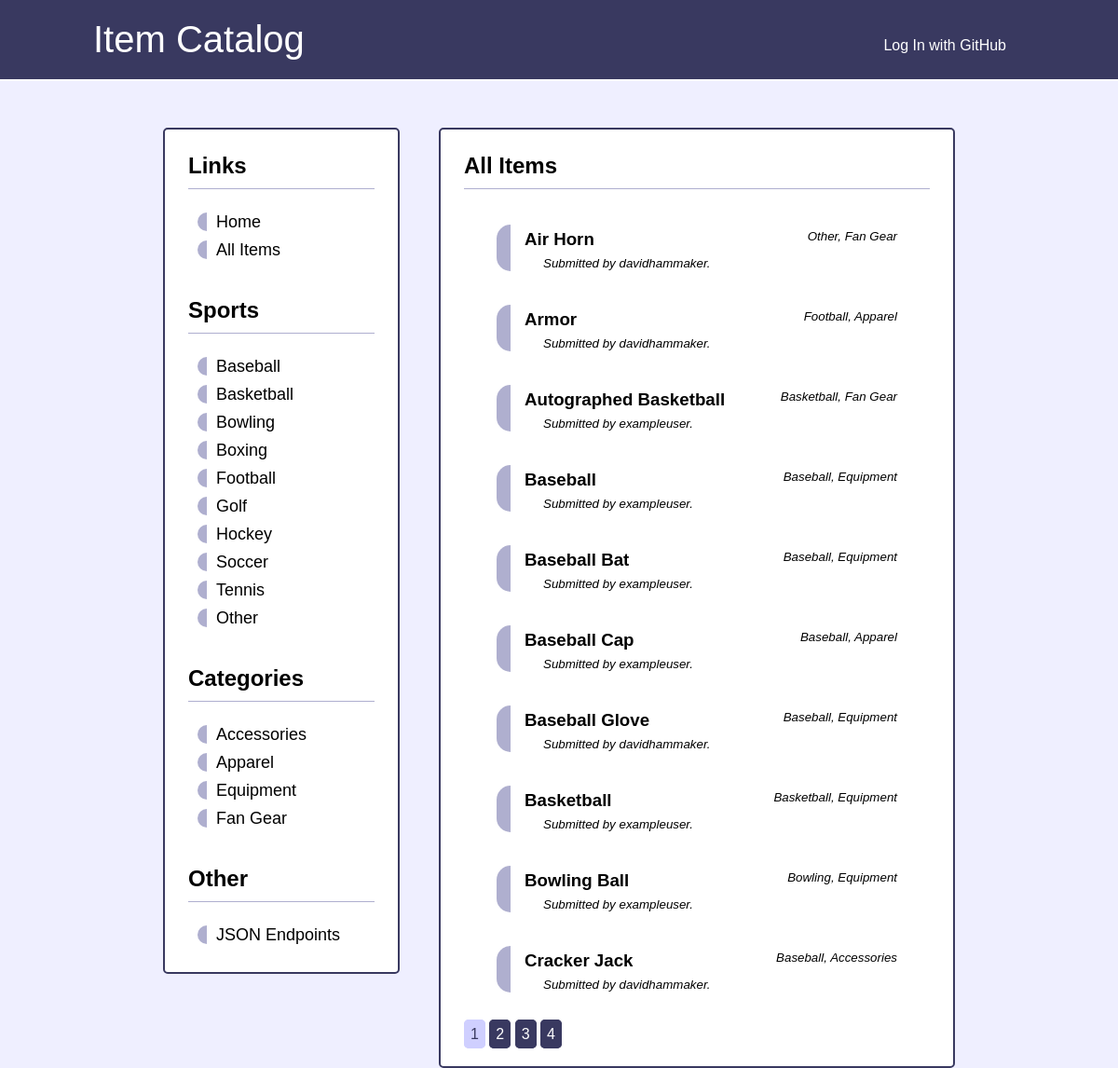
Screenshot of /all with the database file from the repository.
### item_catalog/models.py (models this page shows, shortened)
class Item(db.Model):
    id = db.Column(db.Integer, primary_key=True)
    name = db.Column(db.String(256), nullable=False)
    sport = db.Column(db.String(256), nullable=False)
    category = db.Column(db.String(256), nullable=False)
    description = db.Column(db.String(1024), nullable=False)
    date = db.Column(db.DateTime, default=datetime.utcnow, nullable=False)
    private = db.Column(db.Boolean, default=0, nullable=False)
    user_id = db.Column(db.Integer, db.ForeignKey('user.id'), nullable=False)

class User(db.Model, UserMixin):
    id = db.Column(db.Integer, primary_key=True)
    username = db.Column(db.String(256), nullable=False, unique=True)
    email = db.Column(db.String(256), unique=True)
    name = db.Column(db.String(256))
    items = db.relationship('Item', backref='user', lazy=True)

### item_catalog/main/views.py (the view)
@main.route('/all')
def all_items():
    page = request.args.get('page', 1, type=int)
    if current_user.is_authenticated:
        private_items = Item.query.filter_by(private=True, user=current_user)
        public_items = Item.query.filter_by(private=False)
        items_combo = private_items.union(public_items)
        items = items_combo.order_by(Item.name).paginate(page=page,
                                                         per_page=10)
    else:
        items = Item.query.order_by(Item.name).filter_by(private=False)\
            .paginate(page=page, per_page=10)
    return render_template('all.html', items=items, view='all_items')

### item_catalog/templates/all.html (shortened to what this page needs)
{% extends 'base.html' %}
{% block content %}
    <div class="main">
        <div class="col-l">
            {% include 'left_column.html' %}
        </div>
        <div class="col-r">
            <h2>{% if header %}{{ header }}{% else %}All Items{% endif %}</h2>
            {% for item in items.items %}
                <br>
                <div class="listed">
                    <small>{{ item.sport }}, {{ item.category }}</small>
                    <h3><a href="{{ url_for('items.item', item_name=item.name) }}">{{ item.name }}</a></h3>
                    <small class="footer">Submitted by {{ item.user.username }}.</small>
                </div>
                <br>
            {% endfor %}
            <br>
            {% include 'page_numbers.html' %}
        </div>
    </div>
{% endblock content %}

### item_catalog/static/main.css (style rules this page uses)
body, div, ul, h1, h2, h3, h4, h5, h6, p { margin: 0; padding: 0; font-family: sans-serif; }
body { background-color: #efefff; }
.main { max-width: 850px; margin: 50px auto 0 auto; }
.col-l { float: left; width: 200px; background-color: #ffffff; padding: 25px; border-color: #393960; border-width: 2px; border-style: solid; border-radius: 5px; }
.col-r { float: right; width: 500px; background-color: #ffffff; padding: 25px; margin-left: 20px; border-color: #393960; border-width: 2px; border-style: solid; border-radius: 5px; }
.col-r h2 { padding-bottom: 10px; margin-bottom: 20px; border-bottom-color: #afafcf; border-bottom-style: solid; border-bottom-width: 1px; }
.listed { width: 400px; padding-left: 15px; padding-top: 5px; margin: auto; border-left-color: #afafcf; border-left-style: solid; border-left-width: 15px; border-radius: 15px; }
.listed small { float: right; font-style: italic; }
.listed h3 { padding-bottom: 5px; }
.listed h3 a { color: #000000; text-decoration: none; }
.listed .footer { float: none; padding-left: 20px; }

### rows the page displays
Item: sport "Other", category "Fan Gear", name "Air Horn", user.username "davidhammaker"
Item: sport "Football", category "Apparel", name "Armor", user.username "davidhammaker"
Item: sport "Basketball", category "Fan Gear", name "Autographed Basketball", user.username "exampleuser"
Item: sport "Baseball", category "Equipment", name "Baseball", user.username "exampleuser"
Item: sport "Baseball", category "Equipment", name "Baseball Bat", user.username "exampleuser"
Item: sport "Baseball", category "Apparel", name "Baseball Cap", user.username "exampleuser"
Item: sport "Baseball", category "Equipment", name "Baseball Glove", user.username "davidhammaker"
Item: sport "Basketball", category "Equipment", name "Basketball", user.username "exampleuser"
Item: sport "Bowling", category "Equipment", name "Bowling Ball", user.username "exampleuser"
Item: sport "Baseball", category "Accessories", name "Cracker Jack", user.username "davidhammaker"

### other values shown
{{ page_num }} "1"
{{ page_num }} "2" "3" "4"
